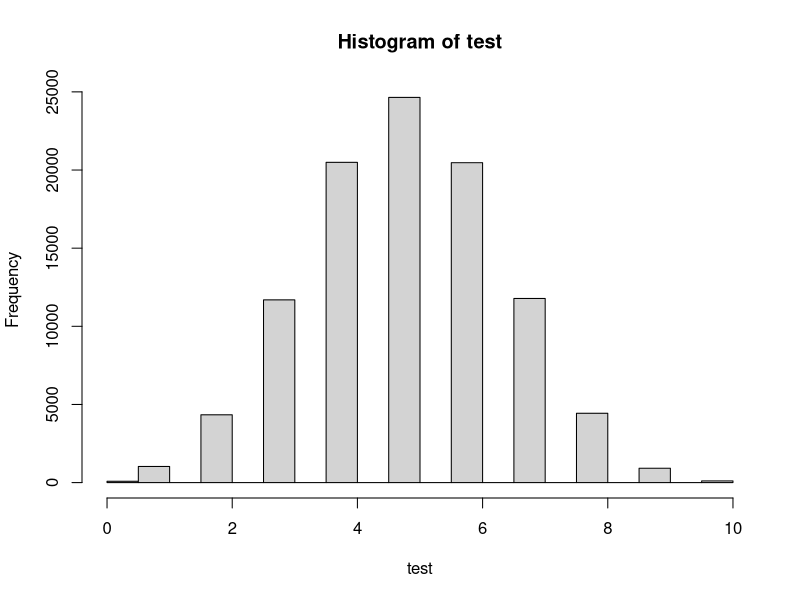
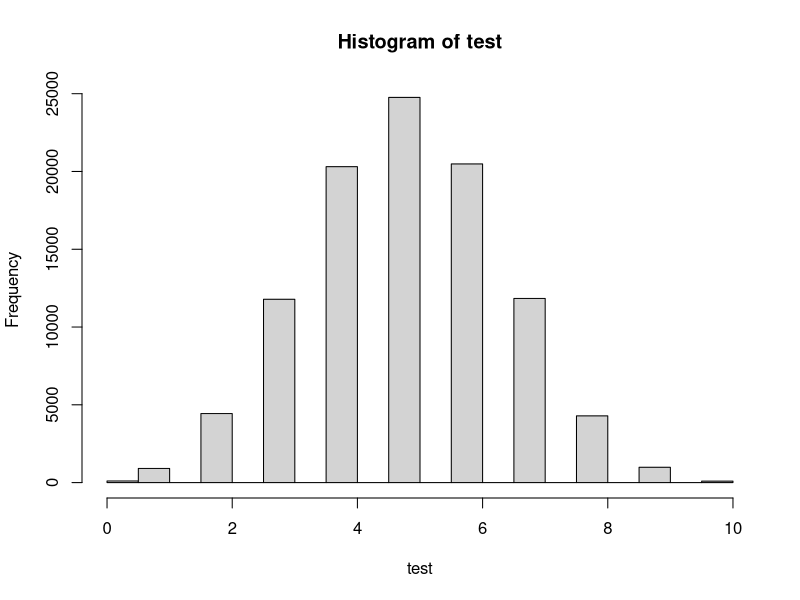
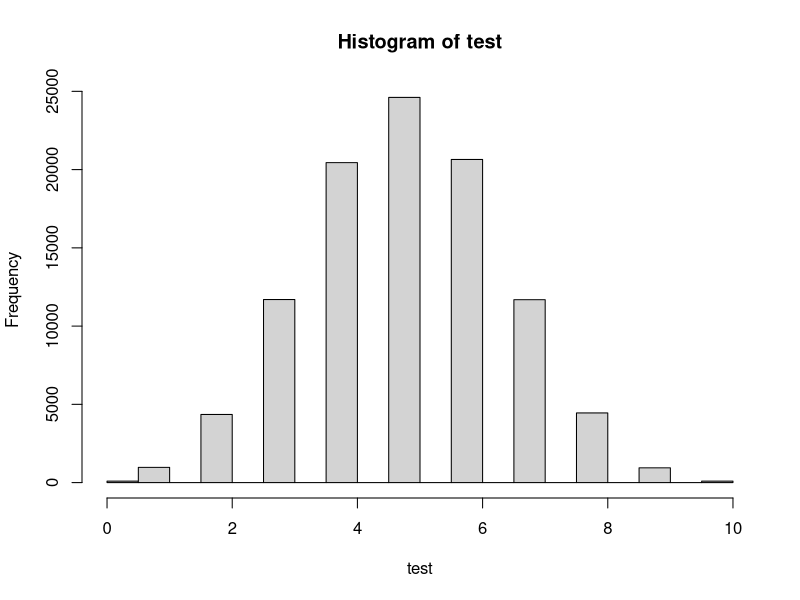
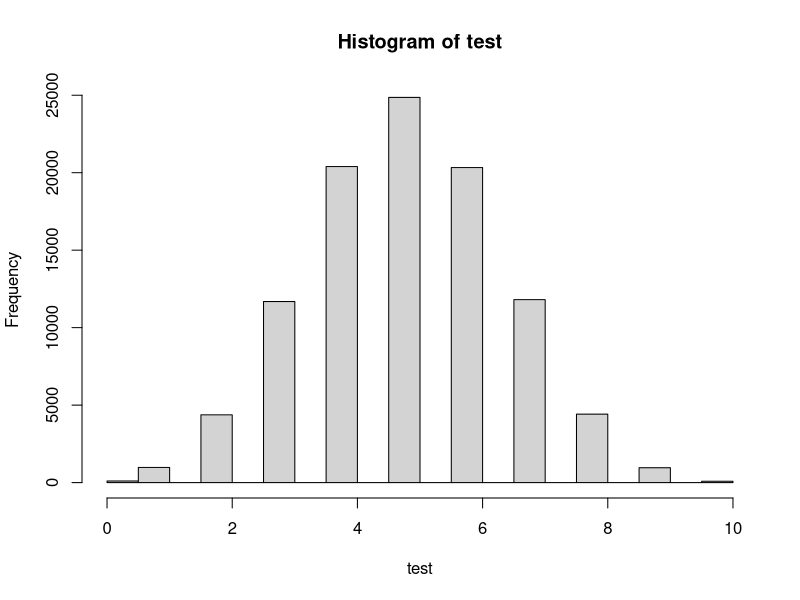
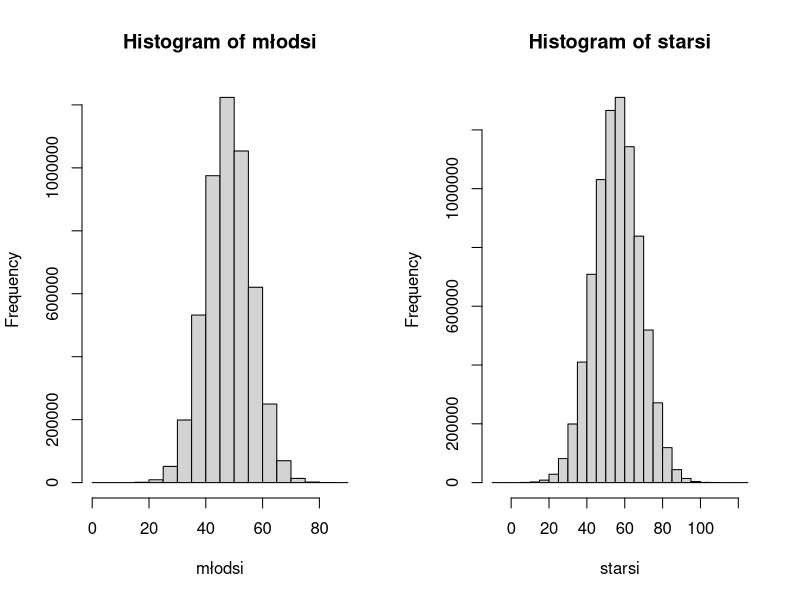
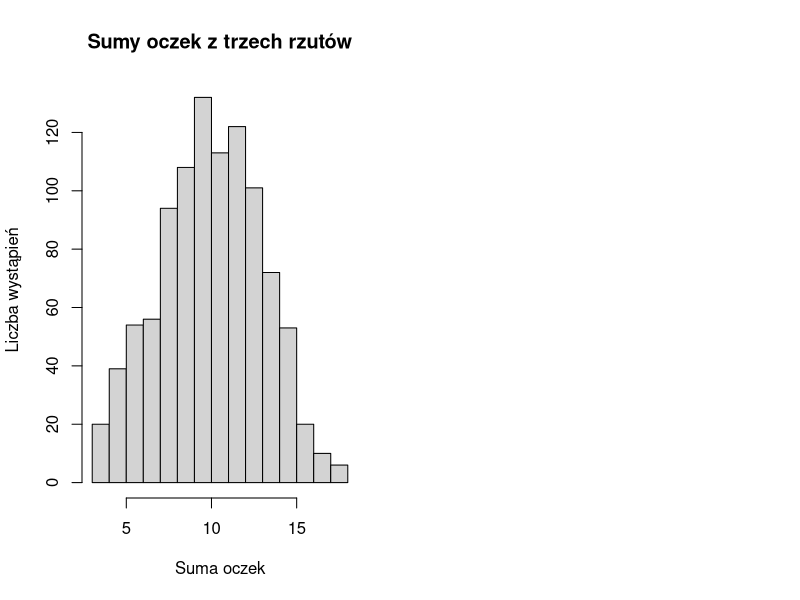
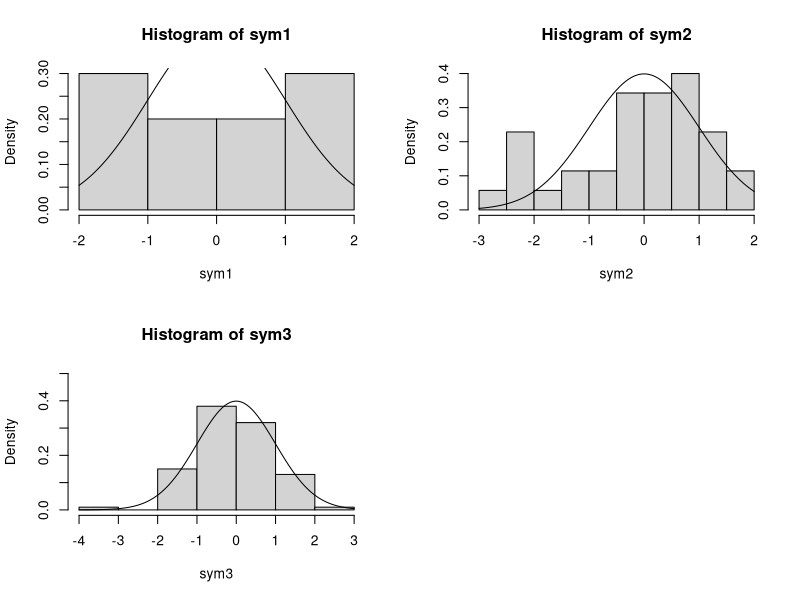

Source code (R) for these figures, in order:
## ---- chunk 1
knitr::opts_chunk$set(collapse = TRUE)
## ---- chunk 2
pbinom(4, 10, 0.5)

#może nie idealna, ale ta metoda zadziała na zasadzie symulacji
test <- rbinom(100000, 10, 0.5)
hist(test)
test2 <- test[test < 5]
length(test2) / length(test)

## ---- chunk 3
pbinom(3, 10, 0.5)
test <- rbinom(100000, 10, 0.5)
hist(test)
test2 <- test[test < 4]
length(test2) / length(test)
## ---- chunk 4
pbinom(4, 10, 0.5)
test <- rbinom(100000, 10, 0.5)
hist(test)
test2 <- test[test > 5]
1 - (length(test2) / length(test))
## ---- chunk 5
pbinom(7, 10, 0.5) - pbinom(3, 10, 0.5)
test <- rbinom(100000, 10, 0.5)
hist(test)
test2 <- test[test < 8]
test3 <- test[test < 4]
length(test2) / length(test) - length(test3) / length(test)
## ---- chunk 6
młodsi <- replicate(10000, rnorm(500, 48, 8))
starsi <- replicate(10000, rnorm(800, 56, 12))
młodsi_m <- mean(młodsi)
młodsi_s <- sd(młodsi)
starsi_m <- mean(starsi)
starsi_s <- sd(starsi)

par(mfrow = c(1,2))
hist(młodsi)
hist(starsi)

#starsi o wyniku gorszym od średniej młodszych
pnorm(48, 56, 12) * 800

#młodsi o wyniku lepszym od średniej starszych
pnorm(56, 48, 8, lower.tail = F) * 500

## ---- chunk 7
library(tidyverse)
hist_trzech_rzutów <- function(liczba_ścian = 6, liczba_replikacji = 1000){
  if(liczba_ścian == 2) warning("UWAGA TO NIE KOSTKA")
  if(liczba_ścian <= 1) return(NA)
  dane <- replicate(liczba_replikacji, sample(liczba_ścian, 3, replace = T))
  return(hist(colSums(dane), main = "Sumy oczek z trzech rzutów", xlab = "Suma oczek", ylab = "Liczba wystąpień"))
}
hist_trzech_rzutów()
## ---- chunk 8
sym1 <- rnorm(10)
sym2 <- rnorm(35)
sym3 <- rnorm(100)
par(mfrow = c(2,2))
hist(sym1, freq = F)
curve(dnorm, add = T)

hist(sym2, freq = F)
curve(dnorm, add = T)


hist(sym3, freq = F, ylim = c(0, 0.5))
curve(dnorm, add = T)

## ---- chunk 9
dane <- replicate(100000, sample(365, 23, replace = T))
czyZduplikowane <- apply(dane, 2, anyDuplicated)
nieZduplikowane <- czyZduplikowane[czyZduplikowane != 0]
length(nieZduplikowane) / length(czyZduplikowane)

